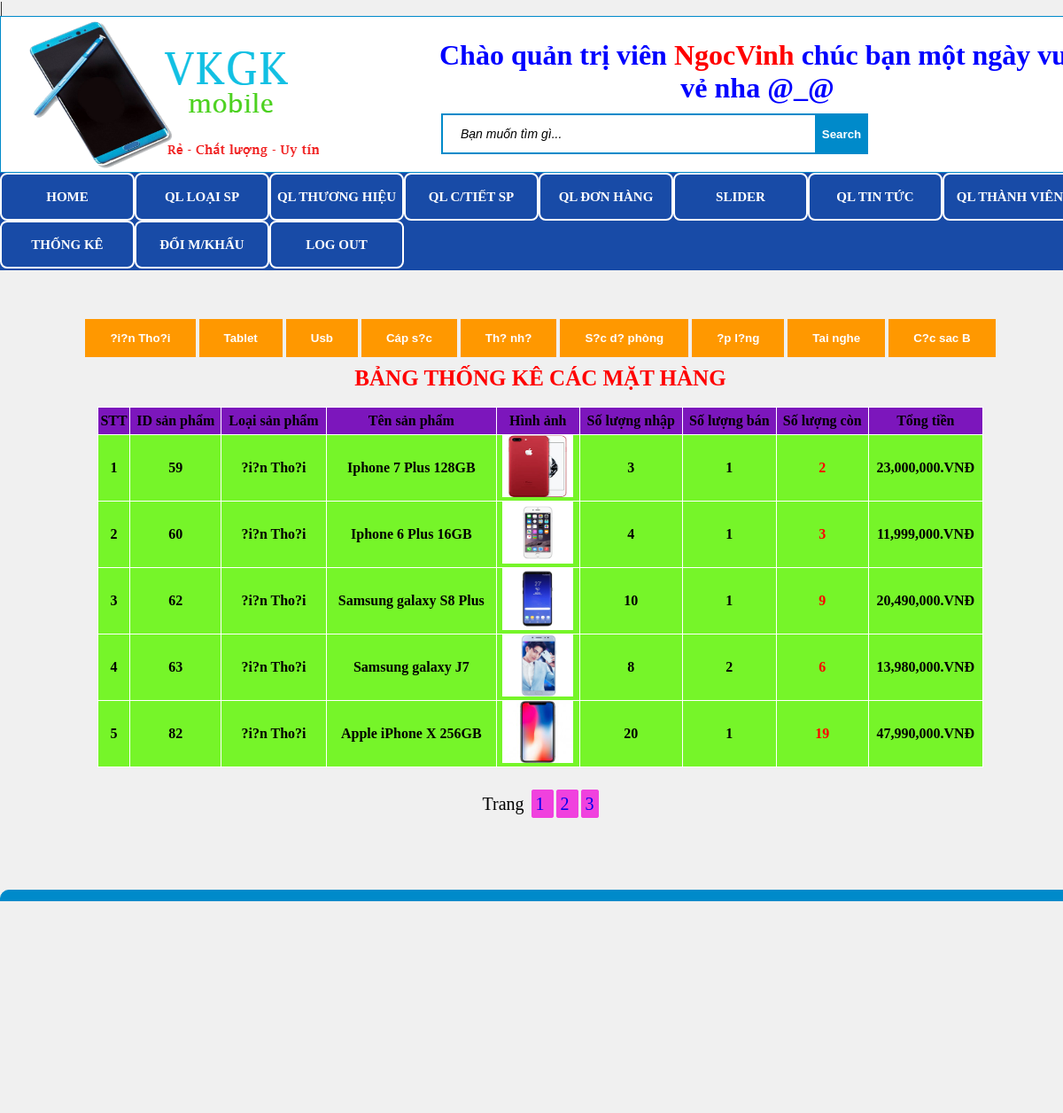
/admin/home.php?quanly=Quanlythongke&acount=them&id=21 (signed in), run on the app's committed database.
### tables this page shows
CREATE TABLE `loaisp` (
  `id_loaisp` int(11) NOT NULL,
  `tenloaisp` varchar(255) NOT NULL,
  `thutu` int(100) NOT NULL
);

### admin/Quanlythongke/Lietke.php (the view, shortened to what this page needs)
<?php
  $sql_loaisp="select * from loaisp";
    $query=mysqli_query($mysqli, $sql_loaisp);
?>
<!DOCTYPE html>
<html lang="en">
<head>
</head>
<body><center>
               <?php
               while($dong_sp=mysqli_fetch_array($query, MYSQLI_ASSOC)){
                ?>
                    <button class="btn warning"><a href="home.php?quanly=Quanlythongke&acount=them&id=<?php echo $dong_sp['id_loaisp']  ?>"><?php echo $dong_sp['tenloaisp'] ?></a></button>
                <?php
            }
                 ?>
            <?php
            include('Thongkeloaisanpham.php');
                 ?>
<br></center>
</body>
</html>

### admin/Quanlythongke/Thongkeloaisanpham.php
<?php
  if(isset($_GET['trang'])){
    $trang=$_GET['trang'];
  }else{
    $trang='';
  }
  if($trang =='' || $trang =='1'){
    $trang1=0;
  }else{
    $trang1=($trang*8)-8;
  }
$sql="SELECT sanpham_id,tenloaisp,tensp,hinhanh,soluonghang, sum(soluong),sum(dongia) FROM chitietdonhang,chitietsp,loaisp WHERE chitietdonhang.duyetdon=1 and chitietsp.id_sp=chitietdonhang.sanpham_id and loaisp.id_loaisp='$_GET[id]' and chitietsp.id_loaisp='$_GET[id]' group BY sanpham_id    limit $trang1,8 ";
$run=mysqli_query($mysqli, $sql);
$count=mysqli_num_rows($run);
          if($count>0){
?> <h1 style="font-size: 25px;color: red;margin-top: 10px;">BẢNG THỐNG KÊ CÁC MẶT HÀNG</h1><br>
<table width="1000" border="2" style="background:#76f529; border: #fff;height:30px;font-weight: bold;text-align: center;">
  <tr align="center">
    <th style="height:30px;font-weight: bold;background: #7c16bc">STT</th>
    <th style="height:30px;font-weight: bold;background: #7c16bc">ID sản phẩm</th>
    <th style="height:30px;font-weight: bold;background: #7c16bc">Loại sản phẩm</th>
    <th style="height:30px;font-weight: bold;background: #7c16bc">Tên sản phẩm</th>
    <th style="height:30px;font-weight: bold;background: #7c16bc">Hình ảnh</th>
    <th style="height:30px;font-weight: bold;background: #7c16bc">Số lượng nhập</th>
    <th style="height:30px;font-weight: bold;background: #7c16bc">Số lượng bán</th>
    <th style="height:30px;font-weight: bold;background: #7c16bc">Số lượng còn</th>
    <th style="height:30px;font-weight: bold;background: #7c16bc">Tổng tiền</th>
  </tr>
  <?php
  $i=1;
  while($dong=mysqli_fetch_array($run, MYSQLI_ASSOC)){
  ?>
  <tr align="center" height="40">
    <td><?php echo $i ?></td>
    <td><?php echo $dong['sanpham_id']  ?></td>
    <td><?php echo $dong['tenloaisp']  ?></td>
    <td><?php echo $dong['tensp'] ?></td>
   <td><img src="Quanlychitietsp/Hinhbaiviet/<?php echo $dong['hinhanh'] ?>" width="80" height="70"></td>
   <td><?php echo $dong['soluonghang'] ?></td>
    <td><?php echo $dong['sum(soluong)'] ?></td>
    <td align="center" style="color: red;"><?php if($dong['soluonghang'] - $dong['sum(soluong)']<=0){
      echo "Hết hàng";
      }else{
        echo $dong['soluonghang'] - $dong['sum(soluong)'] ;
        } ?></td>
    <td><?php echo number_format($dong['sum(dongia)']).'.VNĐ' ?></td>
  </tr>
  <?php
  $i++;
   }
  ?>
</table>
<div class="trang">Trang
    <?php
    $sql_trang=mysqli_query($mysqli, "select * from chitietsp");
    $count=mysqli_num_rows($sql_trang);
    $a=ceil($count/8);
    for($b=1;$b<=$a;$b++){
      echo '<a href="home.php?quanly=Quanlythongke&acount=Lietke&trang='.$b.'" style="text-decoration:none; background:#F041DE; margin-left:3px;border:5px solid #F041DE;  border-radius:3px;">'.' '.$b.' '.'</a>' ;
    }
     ?>
     </div>
<?php
 }else{
         echo '<p style="padding:30px;font-size:30px;font-style: italic; color:red;">Hiện chưa có thêm tin liên quan nào...</p>';
          }
      ?>

### admin/styleadmin.css (style rules this page uses)
* { padding: 0; margin: 0; }
body { min-width:1024px;background:#f0f0f0 }
table { border-collapse: collapse; }
.trang { width: auto; height: 50px; margin-top: 15px; padding-top: 15px; text-align: center; font-size: 20px; }
.btn { border: none; color: white; padding: 14px 28px; margin-top:5px; cursor: pointer; }
.btn a { text-decoration: none; color: #fff; font-weight: bold; }
.warning { background-color: #ff9800; }

### data on the page
loaisp: tenloaisp "?i?n Tho?i", sanpham_id "59", tensp "Iphone 7 Plus 128GB", shows a picture, soluonghang "3", sum "1", sum "2", sum "23,000,000", sanpham_id "60", tensp "Iphone 6 Plus 16GB", soluonghang "4", sum "3", sum "11,999,000", sanpham_id "62", tensp "Samsung galaxy S8 Plus", soluonghang "10", sum "9", sum "20,490,000", sanpham_id "63", tensp "Samsung galaxy J7", soluonghang "8", sum "6", sum "13,980,000", sanpham_id "82", tensp "Apple iPhone X 256GB", soluonghang "20", sum "19", sum "47,990,000"
loaisp: tenloaisp "Tablet"
loaisp: tenloaisp "Usb"
loaisp: tenloaisp "Cáp s?c"
loaisp: tenloaisp "Th? nh?"
loaisp: tenloaisp "S?c d? phòng"
loaisp: tenloaisp "?p l?ng"
loaisp: tenloaisp "Tai nghe"
loaisp: tenloaisp "C?c sac B"

### other printed values
$_SESSION['home.php'] "NgocVinh"
